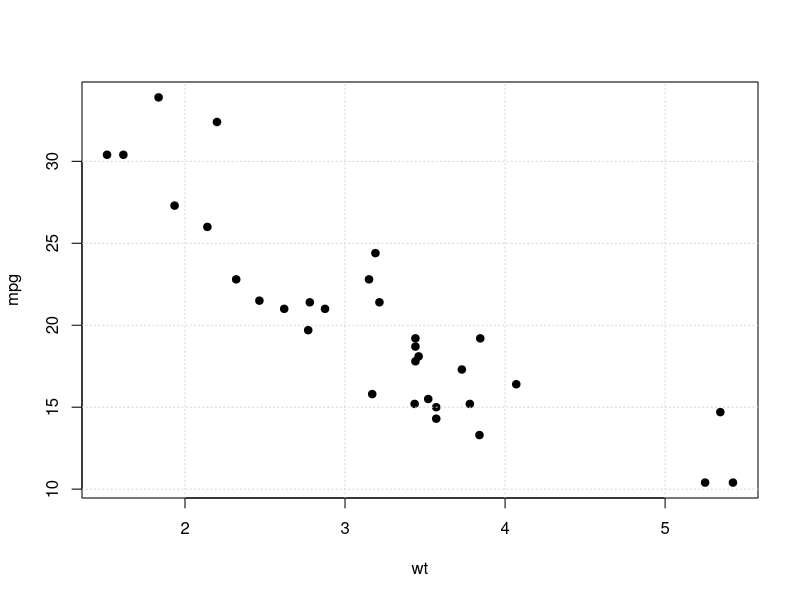
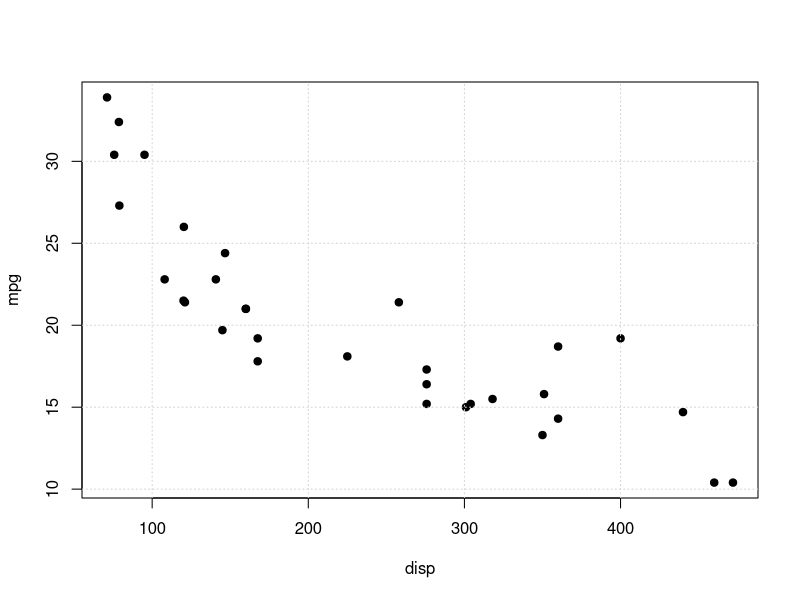
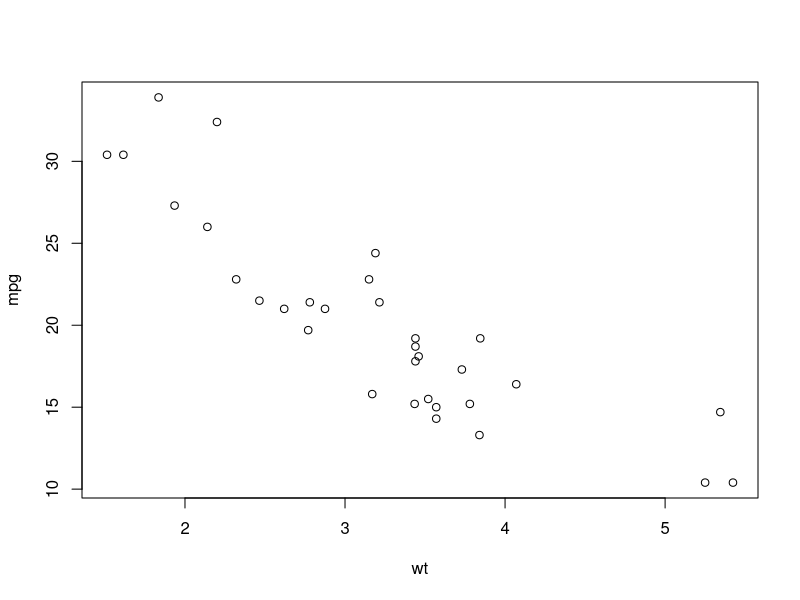
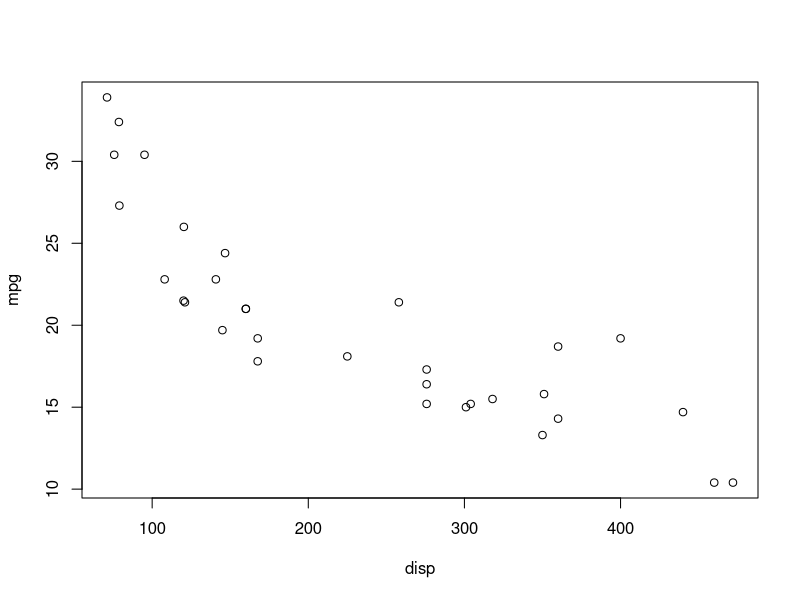
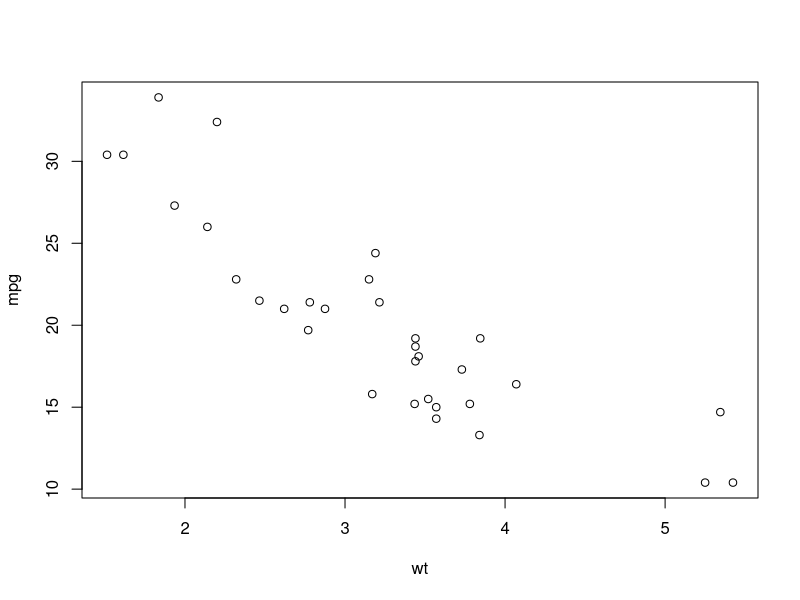
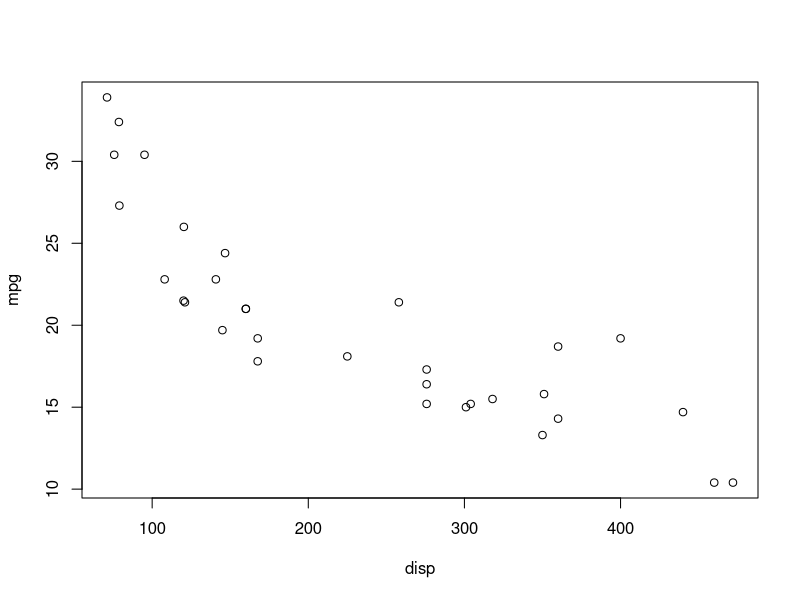

These figures' R source, in order:
## ---- chunk 1
knitr::opts_chunk$set(echo = TRUE)
## ---- chunk 2
data(mtcars)
## ---- chunk 3
head(mtcars)
## ---- chunk 4
plot(mpg~wt,data=mtcars, pch=19)
grid()
## ---- chunk 5
cor(mtcars$mpg, mtcars$wt)
## ---- chunk 6
model1 <- lm(mpg ~ wt, data = mtcars)

summary(model1)
## ---- chunk 7
plot(mpg~disp,data=mtcars, pch=19)
grid()
## ---- chunk 8
cor(mtcars$mpg, mtcars$disp)
## ---- chunk 9
model2 <- lm(mpg ~ disp, data = mtcars)
summary(model2)
## ---- chunk 10
plot(mpg ~ wt+disp, data = mtcars)
## ---- chunk 11
model3= lm(mpg ~ wt+disp, data = mtcars)
summary(model3)
## ---- chunk 12
plot(mpg ~ wt+disp, data=mtcars)
## ---- chunk 13
summary(model3)
## ---- chunk 14
anova_result <- anova(model1, model3)
print(anova_result)
